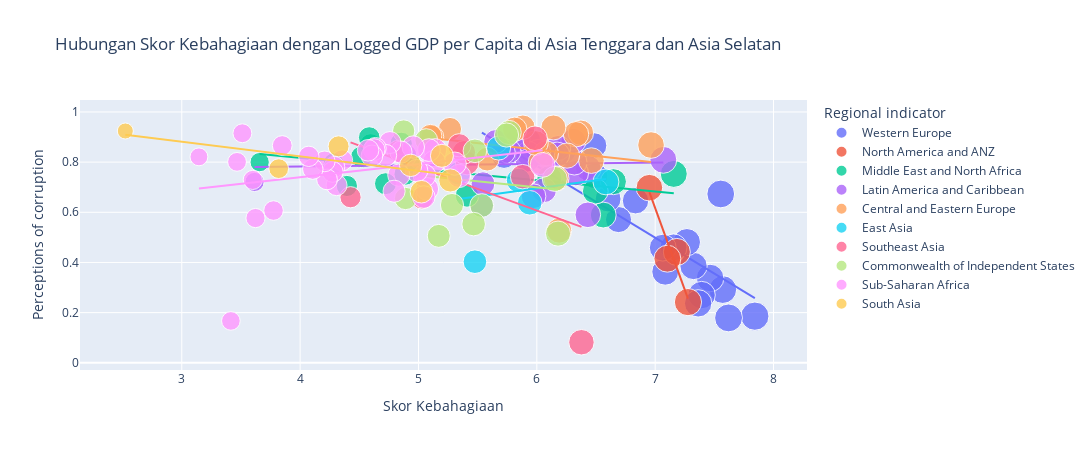

Write notebook code for a chart like this one.
### Code cell
# Scatter plot dengan garis tren
fig = px.scatter(
    df_2021, 
    x="Ladder score", 
    y="Perceptions of corruption", 
    trendline="ols",
    title="Hubungan Skor Kebahagiaan dengan Logged GDP per Capita",
    labels={"Ladder score": "Skor Kebahagiaan", "Logged GDP per capita": "Logged GDP per Capita"},
    color="Regional indicator",  # Menambahkan warna berdasarkan indikator regional
    size="Ladder score",  # Menambahkan ukuran marker berdasarkan skor kebahagiaan
    hover_name="Country name",  # Menambahkan label hover dengan nama negara
    opacity=0.8  # Menambahkan opacity agar lebih mudah melihat tumpukan marker
)
fig.update_layout(
    showlegend=True,
    width=1700, 
    height=450)
fig.show()

### Figure 1 — Plotly figure (JSON) as saved in the notebook; plotly's stock layout.template omitted (floating-point values rounded to 4 significant figures)
{"data": [{"hovertemplate": "<b>%{hovertext}</b><br><br>Regional indicator=Western Europe<br>Skor Kebahagiaan=%{marker.size}<br>Perceptions of corruption=%{y}<extra></extra>", "hovertext": ["Finland", "Denmark", "Switzerland", "Iceland", "Netherlands", "Norway", "Sweden", "Luxembourg", "Austria", "Germany", "Ireland", "United Kingdom", "Belgium", "France", "Malta", "Spain", "Italy", "Cyprus", "Portugal", "Greece", "North Cyprus"], "legendgroup": "Western Europe", "marker": {"color": "#636efa", "opacity": 0.8, "size": [7.842, 7.62, 7.571, 7.554, 7.464, 7.392, 7.363, 7.324, 7.268, 7.155, 7.085, 7.064, 6.834, 6.69, 6.602, 6.491, 6.483, 6.223, 5.929, 5.723, 5.536], "sizemode": "area", "sizeref": 0.0196, "symbol": "circle"}, "mode": "markers", "name": "Western Europe", "orientation": "v", "showlegend": true, "type": "scatter", "x": [7.842, 7.62, 7.571, 7.554, 7.464, 7.392, 7.363, 7.324, 7.268, 7.155, 7.085, 7.064, 6.834, 6.69, 6.602, 6.491, 6.483, 6.223, 5.929, 5.723, 5.536], "xaxis": "x", "y": [0.186, 0.179, 0.292, 0.673, 0.338, 0.27, 0.237, 0.386, 0.481, 0.46, 0.363, 0.459, 0.646, 0.571, 0.653, 0.745, 0.866, 0.844, 0.887, 0.823, 0.626], "yaxis": "y"}, {"hovertemplate": "<b>OLS trendline</b><br>Perceptions of corruption = -0.286313 * Ladder score + 2.50293<br>R<sup>2</sup>=0.654672<br><br>Regional indicator=Western Europe<br>Skor Kebahagiaan=%{x}<br>Perceptions of corruption=%{y} <b>(trend)</b><extra></extra>", "legendgroup": "Western Europe", "marker": {"color": "#636efa", "symbol": "circle"}, "mode": "lines", "name": "Western Europe", "showlegend": false, "type": "scatter", "x": [5.536, 5.723, 5.929, 6.223, 6.483, 6.491, 6.602, 6.69, 6.834, 7.064, 7.085, 7.155, 7.268, 7.324, 7.363, 7.392, 7.464, 7.554, 7.571, 7.62, 7.842], "xaxis": "x", "y": [0.9179, 0.8644, 0.8054, 0.7212, 0.6468, 0.6445, 0.6127, 0.5875, 0.5463, 0.4804, 0.4744, 0.4544, 0.422, 0.406, 0.3948, 0.3865, 0.3659, 0.3401, 0.3352, 0.3212, 0.2577], "yaxis": "y"}, {"hovertemplate": "<b>%{hovertext}</b><br><br>Regional indicator=North America and ANZ<br>Skor Kebahagiaan=%{marker.size}<br>Perceptions of corruption=%{y}<extra></extra>", "hovertext": ["New Zealand", "Australia", "Canada", "United States"], "legendgroup": "North America and ANZ", "marker": {"color": "#EF553B", "opacity": 0.8, "size": [7.277, 7.183, 7.103, 6.951], "sizemode": "area", "sizeref": 0.0196, "symbol": "circle"}, "mode": "markers", "name": "North America and ANZ", "orientation": "v", "showlegend": true, "type": "scatter", "x": [7.277, 7.183, 7.103, 6.951], "xaxis": "x", "y": [0.242, 0.442, 0.415, 0.698], "yaxis": "y"}, {"hovertemplate": "<b>OLS trendline</b><br>Perceptions of corruption = -1.30208 * Ladder score + 9.73111<br>R<sup>2</sup>=0.914072<br><br>Regional indicator=North America and ANZ<br>Skor Kebahagiaan=%{x}<br>Perceptions of corruption=%{y} <b>(trend)</b><extra></extra>", "legendgroup": "North America and ANZ", "marker": {"color": "#EF553B", "symbol": "circle"}, "mode": "lines", "name": "North America and ANZ", "showlegend": false, "type": "scatter", "x": [6.951, 7.103, 7.183, 7.277], "xaxis": "x", "y": [0.6804, 0.4825, 0.3783, 0.2559], "yaxis": "y"}, {"hovertemplate": "<b>%{hovertext}</b><br><br>Regional indicator=Middle East and North Africa<br>Skor Kebahagiaan=%{marker.size}<br>Perceptions of corruption=%{y}<extra></extra>", "hovertext": ["Israel", "Bahrain", "United Arab Emirates", "Saudi Arabia", "Kuwait", "Libya", "Turkey", "Morocco", "Algeria", "Iraq", "Iran", "Tunisia", "Lebanon", "Palestinian Territories", "Jordan", "Egypt", "Yemen"], "legendgroup": "Middle East and North Africa", "marker": {"color": "#00cc96", "opacity": 0.8, "size": [7.157, 6.647, 6.561, 6.494, 6.106, 5.41, 4.948, 4.918, 4.887, 4.854, 4.721, 4.596, 4.584, 4.517, 4.395, 4.283, 3.658], "sizemode": "area", "sizeref": 0.0196, "symbol": "circle"}, "mode": "markers", "name": "Middle East and North Africa", "orientation": "v", "showlegend": true, "type": "scatter", "x": [7.157, 6.647, 6.561, 6.494, 6.106, 5.41, 4.948, 4.918, 4.887, 4.854, 4.721, 4.596, 4.584, 4.517, 4.395, 4.283, 3.658], "xaxis": "x", "y": [0.753, 0.722, 0.589, 0.684, 0.736, 0.667, 0.776, 0.801, 0.752, 0.875, 0.714, 0.87, 0.898, 0.821, 0.705, 0.795, 0.8], "yaxis": "y"}, {"hovertemplate": "<b>OLS trendline</b><br>Perceptions of corruption = -0.0447689 * Ladder score + 0.995919<br>R<sup>2</sup>=0.308760<br><br>Regional indicator=Middle East and North Africa<br>Skor Kebahagiaan=%{x}<br>Perceptions of corruption=%{y} <b>(trend)</b><extra></extra>", "legendgroup": "Middle East and North Africa", "marker": {"color": "#00cc96", "symbol": "circle"}, "mode": "lines", "name": "Middle East and North Africa", "showlegend": false, "type": "scatter", "x": [3.658, 4.283, 4.395, 4.517, 4.584, 4.596, 4.721, 4.854, 4.887, 4.918, 4.948, 5.41, 6.106, 6.494, 6.561, 6.647, 7.157], "xaxis": "x", "y": [0.8322, 0.8042, 0.7992, 0.7937, 0.7907, 0.7902, 0.7846, 0.7786, 0.7771, 0.7757, 0.7744, 0.7537, 0.7226, 0.7052, 0.7022, 0.6983, 0.6755], "yaxis": "y"}, {"hovertemplate": "<b>%{hovertext}</b><br><br>Regional indicator=Latin America and Caribbean<br>Skor Kebahagiaan=%{marker.size}<br>Perceptions of corruption=%{y}<extra></extra>", "hovertext": ["Costa Rica", "Guatemala", "Uruguay", "Brazil", "Mexico", "Jamaica", "Panama", "Chile", "El Salvador", "Colombia", "Nicaragua", "Argentina", "Honduras", "Peru", "Ecuador", "Bolivia", "Paraguay", "Dominican Republic", "Venezuela", "Haiti"], "legendgroup": "Latin America and Caribbean", "marker": {"color": "#ab63fa", "opacity": 0.8, "size": [7.069, 6.435, 6.431, 6.33, 6.317, 6.309, 6.18, 6.172, 6.061, 6.012, 5.972, 5.929, 5.919, 5.84, 5.764, 5.716, 5.653, 5.545, 4.892, 3.615], "sizemode": "area", "sizeref": 0.0196, "symbol": "circle"}, "mode": "markers", "name": "Latin America and Caribbean", "orientation": "v", "showlegend": true, "type": "scatter", "x": [7.069, 6.435, 6.431, 6.33, 6.317, 6.309, 6.18, 6.172, 6.061, 6.012, 5.972, 5.929, 5.919, 5.84, 5.764, 5.716, 5.653, 5.545, 4.892, 3.615], "xaxis": "x", "y": [0.809, 0.775, 0.59, 0.756, 0.799, 0.884, 0.856, 0.83, 0.688, 0.841, 0.664, 0.834, 0.809, 0.891, 0.843, 0.839, 0.882, 0.714, 0.827, 0.721], "yaxis": "y"}, {"hovertemplate": "<b>OLS trendline</b><br>Perceptions of corruption = 0.00533022 * Ladder score + 0.761109<br>R<sup>2</sup>=0.002103<br><br>Regional indicator=Latin America and Caribbean<br>Skor Kebahagiaan=%{x}<br>Perceptions of corruption=%{y} <b>(trend)</b><extra></extra>", "legendgroup": "Latin America and Caribbean", "marker": {"color": "#ab63fa", "symbol": "circle"}, "mode": "lines", "name": "Latin America and Caribbean", "showlegend": false, "type": "scatter", "x": [3.615, 4.892, 5.545, 5.653, 5.716, 5.764, 5.84, 5.919, 5.929, 5.972, 6.012, 6.061, 6.172, 6.18, 6.309, 6.317, 6.33, 6.431, 6.435, 7.069], "xaxis": "x", "y": [0.7804, 0.7872, 0.7907, 0.7912, 0.7916, 0.7918, 0.7922, 0.7927, 0.7927, 0.7929, 0.7932, 0.7934, 0.794, 0.794, 0.7947, 0.7948, 0.7948, 0.7954, 0.7954, 0.7988], "yaxis": "y"}, {"hovertemplate": "<b>%{hovertext}</b><br><br>Regional indicator=Central and Eastern Europe<br>Skor Kebahagiaan=%{marker.size}<br>Perceptions of corruption=%{y}<extra></extra>", "hovertext": ["Czech Republic", "Slovenia", "Kosovo", "Slovakia", "Lithuania", "Estonia", "Poland", "Romania", "Serbia", "Latvia", "Hungary", "Croatia", "Bosnia and Herzegovina", "Montenegro", "Bulgaria", "Albania", "North Macedonia"], "legendgroup": "Central and Eastern Europe", "marker": {"color": "#FFA15A", "opacity": 0.8, "size": [6.965, 6.461, 6.372, 6.331, 6.255, 6.189, 6.166, 6.14, 6.078, 6.032, 5.992, 5.882, 5.813, 5.581, 5.266, 5.117, 5.101], "sizemode": "area", "sizeref": 0.0196, "symbol": "circle"}, "mode": "markers", "name": "Central and Eastern Europe", "orientation": "v", "showlegend": true, "type": "scatter", "x": [6.965, 6.461, 6.372, 6.331, 6.255, 6.189, 6.166, 6.14, 6.078, 6.032, 5.992, 5.882, 5.813, 5.581, 5.266, 5.117, 5.101], "xaxis": "x", "y": [0.868, 0.806, 0.917, 0.911, 0.826, 0.527, 0.735, 0.938, 0.835, 0.8, 0.876, 0.939, 0.931, 0.812, 0.932, 0.901, 0.905], "yaxis": "y"}, {"hovertemplate": "<b>OLS trendline</b><br>Perceptions of corruption = -0.0510976 * Ladder score + 1.15634<br>R<sup>2</sup>=0.060511<br><br>Regional indicator=Central and Eastern Europe<br>Skor Kebahagiaan=%{x}<br>Perceptions of corruption=%{y} <b>(trend)</b><extra></extra>", "legendgroup": "Central and Eastern Europe", "marker": {"color": "#FFA15A", "symbol": "circle"}, "mode": "lines", "name": "Central and Eastern Europe", "showlegend": false, "type": "scatter", "x": [5.101, 5.117, 5.266, 5.581, 5.813, 5.882, 5.992, 6.032, 6.078, 6.14, 6.166, 6.189, 6.255, 6.331, 6.372, 6.461, 6.965], "xaxis": "x", "y": [0.8957, 0.8949, 0.8873, 0.8712, 0.8593, 0.8558, 0.8502, 0.8481, 0.8458, 0.8426, 0.8413, 0.8401, 0.8367, 0.8328, 0.8307, 0.8262, 0.8004], "yaxis": "y"}, {"hovertemplate": "<b>%{hovertext}</b><br><br>Regional indicator=East Asia<br>Skor Kebahagiaan=%{marker.size}<br>Perceptions of corruption=%{y}<extra></extra>", "hovertext": ["Taiwan Province of China", "Japan", "South Korea", "Mongolia", "Hong Kong S.A.R. of China", "China"], "legendgroup": "East Asia", "marker": {"color": "#19d3f3", "opacity": 0.8, "size": [6.584, 5.94, 5.845, 5.677, 5.477, 5.339], "sizemode": "area", "sizeref": 0.0196, "symbol": "circle"}, "mode": "markers", "name": "East Asia", "orientation": "v", "showlegend": true, "type": "scatter", "x": [6.584, 5.94, 5.845, 5.677, 5.477, 5.339], "xaxis": "x", "y": [0.721, 0.638, 0.727, 0.856, 0.403, 0.755], "yaxis": "y"}, {"hovertemplate": "<b>OLS trendline</b><br>Perceptions of corruption = 0.0634757 * Ladder score + 0.314518<br>R<sup>2</sup>=0.032785<br><br>Regional indicator=East Asia<br>Skor Kebahagiaan=%{x}<br>Perceptions of corruption=%{y} <b>(trend)</b><extra></extra>", "legendgroup": "East Asia", "marker": {"color": "#19d3f3", "symbol": "circle"}, "mode": "lines", "name": "East Asia", "showlegend": false, "type": "scatter", "x": [5.339, 5.477, 5.677, 5.845, 5.94, 6.584], "xaxis": "x", "y": [0.6534, 0.6622, 0.6749, 0.6855, 0.6916, 0.7324], "yaxis": "y"}, {"hovertemplate": "<b>%{hovertext}</b><br><br>Regional indicator=Southeast Asia<br>Skor Kebahagiaan=%{marker.size}<br>Perceptions of corruption=%{y}<extra></extra>", "hovertext": ["Singapore", "Thailand", "Philippines", "Vietnam", "Malaysia", "Indonesia", "Laos", "Cambodia", "Myanmar"], "legendgroup": "Southeast Asia", "marker": {"color": "#FF6692", "opacity": 0.8, "size": [6.377, 5.985, 5.88, 5.411, 5.384, 5.345, 5.03, 4.83, 4.426], "sizemode": "area", "sizeref": 0.0196, "symbol": "circle"}, "mode": "markers", "name": "Southeast Asia", "orientation": "v", "showlegend": true, "type": "scatter", "x": [6.377, 5.985, 5.88, 5.411, 5.384, 5.345, 5.03, 4.83, 4.426], "xaxis": "x", "y": [0.082, 0.895, 0.742, 0.796, 0.839, 0.867, 0.658, 0.843, 0.66], "yaxis": "y"}, {"hovertemplate": "<b>OLS trendline</b><br>Perceptions of corruption = -0.1726 * Ladder score + 1.64246<br>R<sup>2</sup>=0.174779<br><br>Regional indicator=Southeast Asia<br>Skor Kebahagiaan=%{x}<br>Perceptions of corruption=%{y} <b>(trend)</b><extra></extra>", "legendgroup": "Southeast Asia", "marker": {"color": "#FF6692", "symbol": "circle"}, "mode": "lines", "name": "Southeast Asia", "showlegend": false, "type": "scatter", "x": [4.426, 4.83, 5.03, 5.345, 5.384, 5.411, 5.88, 5.985, 6.377], "xaxis": "x", "y": [0.8785, 0.8088, 0.7743, 0.7199, 0.7132, 0.7085, 0.6276, 0.6094, 0.5418], "yaxis": "y"}, {"hovertemplate": "<b>%{hovertext}</b><br><br>Regional indicator=Commonwealth of Independent States<br>Skor Kebahagiaan=%{marker.size}<br>Perceptions of corruption=%{y}<extra></extra>", "hovertext": ["Uzbekistan", "Kazakhstan", "Moldova", "Kyrgyzstan", "Belarus", "Russia", "Tajikistan", "Armenia", "Azerbaijan", "Turkmenistan", "Georgia", "Ukraine"], "legendgroup": "Commonwealth of Independent States", "marker": {"color": "#B6E880", "opacity": 0.8, "size": [6.179, 6.152, 5.766, 5.744, 5.534, 5.477, 5.466, 5.283, 5.171, 5.066, 4.891, 4.875], "sizemode": "area", "sizeref": 0.0196, "symbol": "circle"}, "mode": "markers", "name": "Commonwealth of Independent States", "orientation": "v", "showlegend": true, "type": "scatter", "x": [6.179, 6.152, 5.766, 5.744, 5.534, 5.477, 5.466, 5.283, 5.171, 5.066, 4.891, 4.875], "xaxis": "x", "y": [0.515, 0.733, 0.918, 0.908, 0.627, 0.845, 0.553, 0.629, 0.506, 0.888, 0.655, 0.924], "yaxis": "y"}, {"hovertemplate": "<b>OLS trendline</b><br>Perceptions of corruption = -0.0479298 * Ladder score + 0.987115<br>R<sup>2</sup>=0.016346<br><br>Regional indicator=Commonwealth of Independent States<br>Skor Kebahagiaan=%{x}<br>Perceptions of corruption=%{y} <b>(trend)</b><extra></extra>", "legendgroup": "Commonwealth of Independent States", "marker": {"color": "#B6E880", "symbol": "circle"}, "mode": "lines", "name": "Commonwealth of Independent States", "showlegend": false, "type": "scatter", "x": [4.875, 4.891, 5.066, 5.171, 5.283, 5.466, 5.477, 5.534, 5.744, 5.766, 6.152, 6.179], "xaxis": "x", "y": [0.7535, 0.7527, 0.7443, 0.7393, 0.7339, 0.7251, 0.7246, 0.7219, 0.7118, 0.7108, 0.6923, 0.691], "yaxis": "y"}, {"hovertemplate": "<b>%{hovertext}</b><br><br>Regional indicator=Sub-Saharan Africa<br>Skor Kebahagiaan=%{marker.size}<br>Perceptions of corruption=%{y}<extra></extra>", "hovertext": ["Mauritius", "Congo (Brazzaville)", "Ivory Coast", "Cameroon", "Senegal", "Ghana", "Niger", "Gambia", "Benin", "Guinea", "South Africa", "Gabon", "Burkina Faso", "Mozambique", "Nigeria", "Mali", "Uganda", "Liberia", "Kenya", "Namibia", "Chad", "Swaziland", "Comoros", "Ethiopia", "Mauritania", "Madagascar", "Togo", "Zambia", "Sierra Leone", "Burundi", "Tanzania", "Malawi", "Lesotho", "Botswana", "Rwanda", "Zimbabwe"], "legendgroup": "Sub-Saharan Africa", "marker": {"color": "#FF97FF", "opacity": 0.8, "size": [6.049, 5.342, 5.306, 5.142, 5.132, 5.088, 5.074, 5.051, 5.045, 4.984, 4.956, 4.852, 4.834, 4.794, 4.759, 4.723, 4.636, 4.625, 4.607, 4.574, 4.355, 4.308, 4.289, 4.275, 4.227, 4.208, 4.107, 4.073, 3.849, 3.775, 3.623, 3.6, 3.512, 3.467, 3.415, 3.145], "sizemode": "area", "sizeref": 0.0196, "symbol": "circle"}, "mode": "markers", "name": "Sub-Saharan Africa", "orientation": "v", "showlegend": true, "type": "scatter", "x": [6.049, 5.342, 5.306, 5.142, 5.132, 5.088, 5.074, 5.051, 5.045, 4.984, 4.956, 4.852, 4.834, 4.794, 4.759, 4.723, 4.636, 4.625, 4.607, 4.574, 4.355, 4.308, 4.289, 4.275, 4.227, 4.208, 4.107, 4.073, 3.849, 3.775, 3.623, 3.6, 3.512, 3.467, 3.415, 3.145], "xaxis": "x", "y": [0.789, 0.745, 0.794, 0.848, 0.801, 0.848, 0.693, 0.746, 0.661, 0.766, 0.86, 0.84, 0.748, 0.684, 0.878, 0.827, 0.855, 0.85, 0.825, 0.847, 0.807, 0.708, 0.781, 0.761, 0.731, 0.803, 0.772, 0.823, 0.866, 0.607, 0.577, 0.729, 0.915, 0.801, 0.167, 0.821], "yaxis": "y"}, {"hovertemplate": "<b>OLS trendline</b><br>Perceptions of corruption = 0.0523689 * Ladder score + 0.530574<br>R<sup>2</sup>=0.072911<br><br>Regional indicator=Sub-Saharan Africa<br>Skor Kebahagiaan=%{x}<br>Perceptions of corruption=%{y} <b>(trend)</b><extra></extra>", "legendgroup": "Sub-Saharan Africa", "marker": {"color": "#FF97FF", "symbol": "circle"}, "mode": "lines", "name": "Sub-Saharan Africa", "showlegend": false, "type": "scatter", "x": [3.145, 3.415, 3.467, 3.512, 3.6, 3.623, 3.775, 3.849, 4.073, 4.107, 4.208, 4.227, 4.275, 4.289, 4.308, 4.355, 4.574, 4.607, 4.625, 4.636, 4.723, 4.759, 4.794, 4.834, 4.852, 4.956, 4.984, 5.045, 5.051, 5.074, 5.088, 5.132, 5.142, 5.306, 5.342, 6.049], "xaxis": "x", "y": [0.6953, 0.7094, 0.7121, 0.7145, 0.7191, 0.7203, 0.7283, 0.7321, 0.7439, 0.7457, 0.7509, 0.7519, 0.7545, 0.7552, 0.7562, 0.7586, 0.7701, 0.7718, 0.7728, 0.7734, 0.7779, 0.7798, 0.7816, 0.7837, 0.7847, 0.7901, 0.7916, 0.7948, 0.7951, 0.7963, 0.797, 0.7993, 0.7999, 0.8084, 0.8103, 0.8474], "yaxis": "y"}, {"hovertemplate": "<b>%{hovertext}</b><br><br>Regional indicator=South Asia<br>Skor Kebahagiaan=%{marker.size}<br>Perceptions of corruption=%{y}<extra></extra>", "hovertext": ["Nepal", "Maldives", "Bangladesh", "Pakistan", "Sri Lanka", "India", "Afghanistan"], "legendgroup": "South Asia", "marker": {"color": "#FECB52", "opacity": 0.8, "size": [5.269, 5.198, 5.025, 4.934, 4.325, 3.819, 2.523], "sizemode": "area", "sizeref": 0.0196, "symbol": "circle"}, "mode": "markers", "name": "South Asia", "orientation": "v", "showlegend": true, "type": "scatter", "x": [5.269, 5.198, 5.025, 4.934, 4.325, 3.819, 2.523], "xaxis": "x", "y": [0.727, 0.825, 0.682, 0.787, 0.863, 0.774, 0.924], "yaxis": "y"}, {"hovertemplate": "<b>OLS trendline</b><br>Perceptions of corruption = -0.0583932 * Ladder score + 1.0568<br>R<sup>2</sup>=0.504524<br><br>Regional indicator=South Asia<br>Skor Kebahagiaan=%{x}<br>Perceptions of corruption=%{y} <b>(trend)</b><extra></extra>", "legendgroup": "South Asia", "marker": {"color": "#FECB52", "symbol": "circle"}, "mode": "lines", "name": "South Asia", "showlegend": false, "type": "scatter", "x": [2.523, 3.819, 4.325, 4.934, 5.025, 5.198, 5.269], "xaxis": "x", "y": [0.9095, 0.8338, 0.8043, 0.7687, 0.7634, 0.7533, 0.7491], "yaxis": "y"}], "layout": {"height": 450, "legend": {"itemsizing": "constant", "title": {"text": "Regional indicator"}, "tracegroupgap": 0}, "showlegend": true, "title": {"text": "Hubungan Skor Kebahagiaan dengan Logged GDP per Capita di Asia Tenggara dan Asia Selatan"}, "width": 1700, "xaxis": {"anchor": "y", "domain": [0, 1], "title": {"text": "Skor Kebahagiaan"}}, "yaxis": {"anchor": "x", "domain": [0, 1], "title": {"text": "Perceptions of corruption"}}}}
